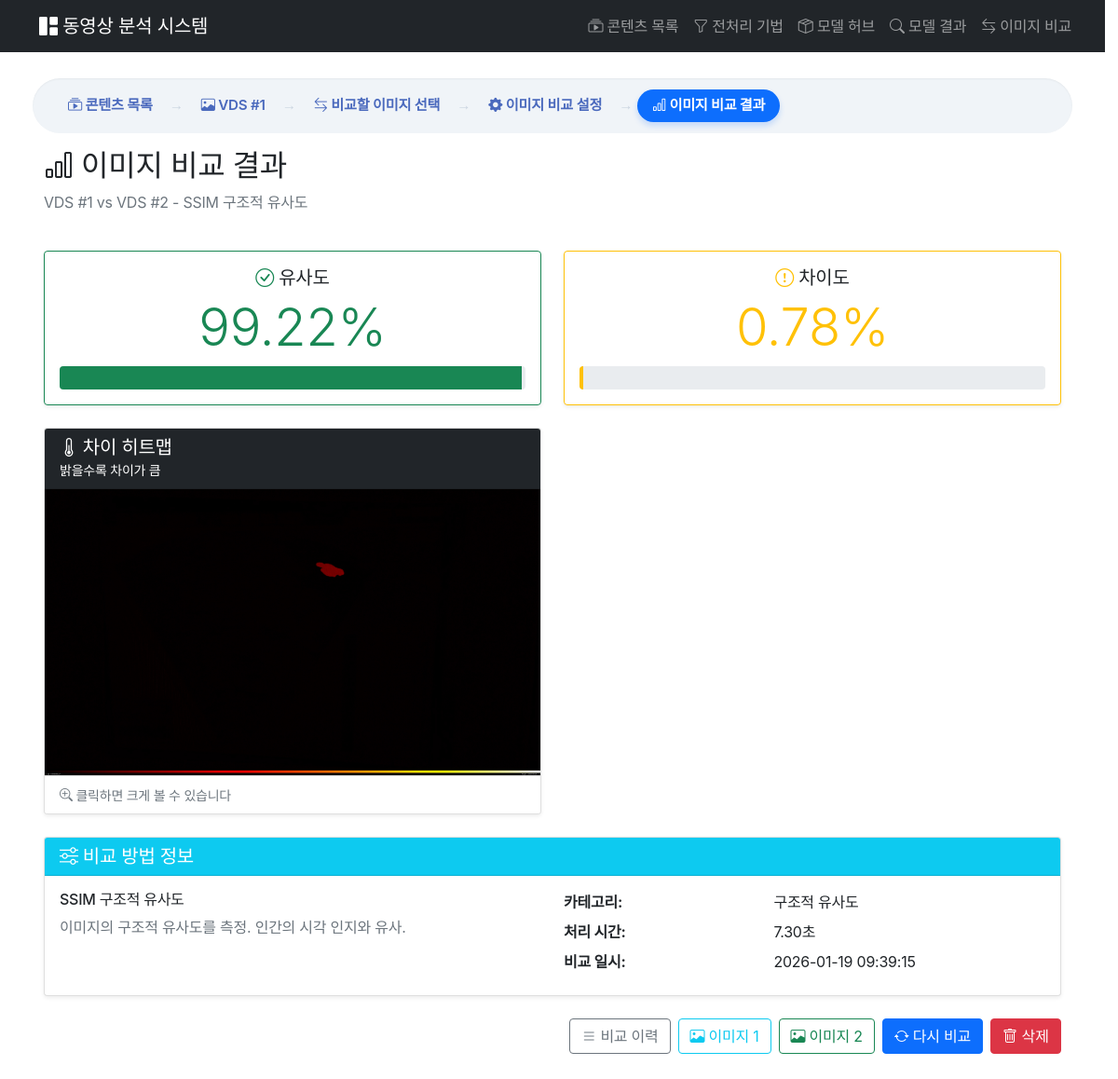
The page /image_compare/result/17/ on the database its author committed.
### contents/models.py (models this page shows, shortened)
class Image(models.Model):
    title = models.CharField(max_length=200, verbose_name="제목")
    description = models.TextField(blank=True, verbose_name="설명")
    file = models.ImageField(upload_to=image_upload_path, verbose_name="이미지 파일")
    file_size = models.BigIntegerField(default=0, verbose_name="파일 크기")
    width = models.IntegerField(default=0, verbose_name="너비")
    height = models.IntegerField(default=0, verbose_name="높이")
    uploaded_at = models.DateTimeField(auto_now_add=True, verbose_name="업로드 시간")
    class Meta:
        verbose_name = "이미지"
        verbose_name_plural = "이미지들"
        ordering = ['-uploaded_at']

### image_compare/models.py (models this page shows, shortened)
class ImageComparison(models.Model):
    image_1 = models.ForeignKey(
        Image,
        on_delete=models.CASCADE,
        related_name='comparisons_as_first',
        verbose_name="첫 번째 이미지"
    )
    image_2 = models.ForeignKey(
        Image,
        on_delete=models.CASCADE,
        related_name='comparisons_as_second',
        verbose_name="두 번째 이미지"
    )
    comparison_method = models.ForeignKey(
        ComparisonMethod,
        on_delete=models.SET_NULL,
        null=True,
        blank=True,
        verbose_name="비교 방법"
    )
    title = models.CharField(max_length=200, blank=True, verbose_name="비교 제목")
    description = models.TextField(blank=True, verbose_name="비교 설명")
    created_at = models.DateTimeField(auto_now_add=True, verbose_name="비교 생성 시간")
    parameters = models.JSONField(
        default=dict,
        verbose_name="비교 파라미터",
        help_text="예: {'n_features': 1000, 'threshold': 0.75, 'visualization_types': ['matches', 'heatmap']}"
    )
    result_images = models.JSONField(
        default=list,
        verbose_name="결과 이미지 목록",
        help_text="예: [{'type': 'matches', 'path': '...'}, {'type': 'heatmap', 'path': '...'}]"
    )
    similarity_scores = models.JSONField(
        default=dict,
        verbose_name="유사도 점수",
        help_text="예: {'overall': 0.85, 'feature_match': 0.90, 'color_similarity': 0.80}"
    )
    feature_comparison_data = models.JSONField(
        blank=True,
        null=True,
        verbose_name="피처 비교 데이터"
    )
    processing_time = models.FloatField(default=0.0, verbose_name="처리 시간(초)")
    STATUS_CHOICES = [
        ('pending', '대기 중'),
        ('processing', '처리 중'),
        ('completed', '완료'),
        ('failed', '실패'),
    ]
    status = models.CharField(
        max_length=20,
        choices=STATUS_CHOICES,
        default='pending',
        verbose_name="비교 상태"
    )
    error_message = models.TextField(blank=True, verbose_name="에러 메시지")
    class Meta:
        verbose_name = "이미지 비교"
        verbose_name_plural = "이미지 비교들"
        ordering = ['-created_at']
        indexes = [
            models.Index(fields=['-created_at']),
            models.Index(fields=['status']),
            models.Index(fields=['comparison_method']),
        ]
    def get_overall_similarity(self):
        return self.similarity_scores.get('overall', 0.0)
    def get_similarity_percentage(self):
        return round(self.get_overall_similarity() * 100, 2)
    def get_difference_percentage(self):
        return round((1.0 - self.get_overall_similarity()) * 100, 2)

class ComparisonMethod(models.Model):
    CATEGORY_CHOICES = [
        ('feature', '특징점 기반'),
        ('structural', '구조적 유사도'),
        ('pixel', '픽셀 차이'),
        ('histogram', '히스토그램'),
        ('deep', '딥러닝'),
        ('optical', '광학 흐름'),
        ('phase', '위상 상관'),
        ('color', '색상 기반'),
    ]
    name = models.CharField(max_length=50, unique=True, verbose_name="방법 이름")
    display_name = models.CharField(max_length=100, verbose_name="표시 이름")
    category = models.CharField(max_length=20, choices=CATEGORY_CHOICES, verbose_name="카테고리")
    description = models.TextField(blank=True, verbose_name="설명")
    default_params = models.JSONField(
        default=dict,
        verbose_name="기본 파라미터",
        help_text="예: {'n_features': 1000, 'threshold': 0.75}"
    )
    param_schema = models.JSONField(
        default=dict,
        verbose_name="파라미터 스키마",
        help_text="UI에서 파라미터 입력 폼을 생성하기 위한 스키마"
    )
    is_active = models.BooleanField(default=True, verbose_name="활성화")
    order = models.IntegerField(default=0, verbose_name="정렬 순서")
    created_at = models.DateTimeField(auto_now_add=True)
    updated_at = models.DateTimeField(auto_now=True)
    class Meta:
        verbose_name = "비교 방법"
        verbose_name_plural = "비교 방법들"
        ordering = ['order', 'name']

### image_compare/views.py (the view)
class ComparisonResultView(DetailView):
    model = ImageComparison
    template_name = 'image_compare/comparison_result.html'
    context_object_name = 'comparison'
    def get_context_data(self, **kwargs):
        context = super().get_context_data(**kwargs)
        comparison = self.object
        context['first_image'] = comparison.image_1
        context['second_image'] = comparison.image_2
        if comparison.comparison_method:
            context['method_category'] = comparison.comparison_method.category
            context['method_name'] = comparison.comparison_method.display_name
        context['result_images_list'] = comparison.result_images
        return context

### image_compare/templates/image_compare/comparison_result.html (shortened to what this page needs)
{% extends 'contents/base.html' %}
{% block breadcrumb_items %}
<li class="custom-breadcrumb-item">
    <a href="{% url 'image_detail' first_image.pk %}">
        <i class="bi bi-image"></i> {{ first_image.title }}
    </a>
</li>
<li class="custom-breadcrumb-item">
    <a href="{% url 'image_compare:select_second_image' first_image.pk %}">
        <i class="bi bi-arrow-left-right"></i> 비교할 이미지 선택
    </a>
</li>
<li class="custom-breadcrumb-item">
    <a href="{% url 'image_compare:comparison_config' first_image.pk second_image.pk %}">
        <i class="bi bi-gear-fill"></i> 이미지 비교 설정
    </a>
</li>
<li class="custom-breadcrumb-item active">
    <a href="#">
        <i class="bi bi-bar-chart"></i> 이미지 비교 결과
    </a>
</li>
{% endblock %}
{% block content %}
<div class="container-fluid">
    <div class="row mb-4">
        <div class="col-12">
            <h2><i class="bi bi-bar-chart"></i> 이미지 비교 결과</h2>
            <p class="text-muted">{{ comparison.title }}</p>
        </div>
    </div>
    <div class="row mb-4">
        <div class="col-md-6">
            <div class="card shadow-sm border-success">
                <div class="card-body text-center">
                    <h5 class="card-title"><i class="bi bi-check-circle text-success"></i> 유사도</h5>
                    <h1 class="display-4 text-success">{{ comparison.get_similarity_percentage }}%</h1>
                    <div class="progress" style="height: 25px;">
                        <div class="progress-bar bg-success" role="progressbar"
                             style="width: {{ comparison.get_similarity_percentage }}%">
                        </div>
                    </div>
                </div>
            </div>
        </div>
        <div class="col-md-6">
            <div class="card shadow-sm border-warning">
                <div class="card-body text-center">
                    <h5 class="card-title"><i class="bi bi-exclamation-circle text-warning"></i> 차이도</h5>
                    <h1 class="display-4 text-warning">{{ comparison.get_difference_percentage }}%</h1>
                    <div class="progress" style="height: 25px;">
                        <div class="progress-bar bg-warning" role="progressbar"
                             style="width: {{ comparison.get_difference_percentage }}%">
                        </div>
                    </div>
                </div>
            </div>
        </div>
    </div>
    {% if result_images_list %}
    <div class="row row-cols-1 row-cols-md-2 g-4 mb-4">
        {% for result_img in result_images_list %}
        <div class="col">
            <div class="card shadow-sm h-100">
                <div class="card-header text-white
                    {% if result_img.type == 'matches' %}bg-primary
                    {% elif result_img.type == 'overlay' %}bg-warning
                    {% elif result_img.type == 'highlighted' %}bg-danger
                    {% elif result_img.type == 'triple' %}bg-info
                    {% elif result_img.type == 'diff_heatmap' %}bg-dark
                    {% elif result_img.type == 'ssim_map' %}bg-success
                    {% else %}bg-secondary{% endif %}">
                    <h5 class="mb-0">
                        <i class="bi
                            {% if result_img.type == 'matches' %}bi-diagram-3
                            {% elif result_img.type == 'overlay' %}bi-layers
                            {% elif result_img.type == 'highlighted' %}bi-bounding-box
                            {% elif result_img.type == 'triple' %}bi-columns-gap
                            {% elif result_img.type == 'diff_heatmap' %}bi-thermometer-half
                            {% elif result_img.type == 'ssim_map' %}bi-grid-3x3
                            {% else %}bi-image{% endif %}"></i>
                        {% if result_img.type == 'matches' %}
                            특징점 매칭
                        {% elif result_img.type == 'diff_heatmap' %}
                            차이 히트맵
                        {% elif result_img.type == 'ssim_map' %}
                            SSIM 유사도 맵
                        {% elif result_img.type == 'side_by_side' %}
                            나란히 비교
                        {% elif result_img.type == 'overlay' %}
                            차이 오버레이
                        {% elif result_img.type == 'triple' %}
                            3분할 비교
                        {% elif result_img.type == 'highlighted' %}
                            차이 영역 강조
                        {% else %}
                            {{ result_img.type }}
                        {% endif %}
                    </h5>
                    <small>
                        {% if result_img.type == 'matches' %}
                            녹색 선 = 일치하는 특징점
                        {% elif result_img.type == 'overlay' %}
                            빨강 = 다른 부분
                        {% elif result_img.type == 'highlighted' %}
                            빨간 박스 = 차이 영역
                        {% elif result_img.type == 'triple' %}
                            좌: 원본1 / 중: 차이 / 우: 원본2
                        {% elif result_img.type == 'diff_heatmap' %}
                            밝을수록 차이가 큼
                        {% endif %}
                    </small>
                </div>
                <div class="card-body p-0">
                    <img src="/media/{{ result_img.path }}"
                         class="img-fluid w-100"
                         alt="{{ result_img.type }}"
                         style="cursor: zoom-in;"
                         data-bs-toggle="modal"
                         data-bs-target="#imageModal"
                         onclick="showImageModal(this.src, this.alt)">
                </div>
                <div class="card-footer bg-white">
                    <small class="text-muted">
                        <i class="bi bi-zoom-in"></i> 클릭하면 크게 볼 수 있습니다
                    </small>
                </div>
            </div>
        </div>
        {% endfor %}
    </div>
    {% else %}
    <div class="alert alert-info">
        <i class="bi bi-info-circle"></i> 비교 결과 이미지가 생성되지 않았습니다.
    </div>
    {% endif %}
    {% if comparison.comparison_method %}
    <div class="card mb-4 shadow-sm">
        <div class="card-header bg-info text-white">
            <h5 class="mb-0"><i class="bi bi-sliders"></i> 비교 방법 정보</h5>
        </div>
        <div class="card-body">
            <div class="row">
                <div class="col-md-6">
                    <h6>{{ comparison.comparison_method.display_name }}</h6>
                    <p class="text-muted">{{ comparison.comparison_method.description }}</p>
                </div>
                <div class="col-md-6">
                    <dl class="row mb-0">
                        <dt class="col-sm-5">카테고리:</dt>
                        <dd class="col-sm-7">{{ comparison.comparison_method.get_category_display }}</dd>
                        <dt class="col-sm-5">처리 시간:</dt>
                        <dd class="col-sm-7">{{ comparison.processing_time|floatformat:2 }}초</dd>
                        <dt class="col-sm-5">비교 일시:</dt>
                        <dd class="col-sm-7">{{ comparison.created_at|date:"Y-m-d H:i:s" }}</dd>
                    </dl>
                </div>
            </div>
        </div>
    </div>
    {% endif %}
    <div class="d-flex gap-2 justify-content-end mb-4">
        <a href="{% url 'image_compare:comparison_list' %}" class="btn btn-outline-secondary">
            <i class="bi bi-list"></i> 비교 이력
        </a>
        <a href="{% url 'image_detail' comparison.image_1.pk %}" class="btn btn-outline-info">
            <i class="bi bi-image"></i> 이미지 1
        </a>
        <a href="{% url 'image_detail' comparison.image_2.pk %}" class="btn btn-outline-success">
            <i class="bi bi-image"></i> 이미지 2
        </a>
        <a href="{% url 'image_compare:comparison_config' comparison.image_1.pk comparison.image_2.pk %}"
           class="btn btn-primary">
            <i class="bi bi-arrow-repeat"></i> 다시 비교
        </a>
        <form method="post" action="{% url 'image_compare:comparison_delete' comparison.pk %}"
              class="d-inline" onsubmit="return confirm('정말 삭제하시겠습니까?');">
            <button type="submit" class="btn btn-danger">
                <i class="bi bi-trash"></i> 삭제
            </button>
        </form>
    </div>
</div>
{% endblock %}

### contents/templates/contents/base.html (style rules this page uses)
html { overflow-y: scroll; scrollbar-gutter: stable; background-color: #ffffff; }
body { padding-top: 60px; font-family: 'Pretendard Variable', Pretendard, -apple-system, sans-serif !important; letter-spacing: -0.015rem; }
.custom-breadcrumb-item { display: inline-flex; align-items: center; font-size: 0.95rem; }
.custom-breadcrumb-item:not(.active):not(.disabled) a { color: #4a69bd; font-weight: 600; text-decoration: none; padding: 6px 14px; border-radius: 20px; transition: all 0.3s ease; }
.custom-breadcrumb-item.active a { color: #ffffff !important; background-color: #0d6efd; font-weight: 700; padding: 6px 16px; border-radius: 20px; box-shadow: 0 4px 6px rgba(13, 110, 253, 0.2); text-decoration: none; }
.custom-breadcrumb-item:not(:last-child)::after { content: '→'; font-family: serif; margin-left: 4px; color: #cbd5e0; font-weight: normal; }

### rows shown on the page
Image: title "VDS #1"
ImageComparison: title "VDS #1 vs VDS #2 - SSIM 구조적 유사도", get_similarity_percentage "99.22", get_difference_percentage "0.78", comparison_method.display_name "SSIM 구조적 유사도", comparison_method.description "이미지의 구조적 유사도를 측정. 인간의 시각 인지와 유사.", comparison_method.category "구조적 유사도", processing_time "7.30", created_at "2026-01-19 09:39:15"
